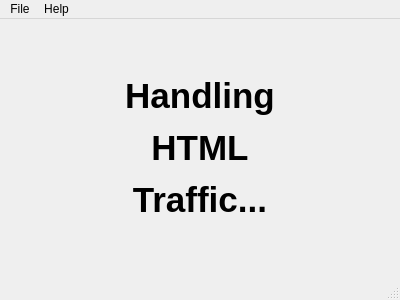
<?xml version="1.0" encoding="UTF-8"?>
<ui version="4.0">
 <class>MainWindow</class>
 <widget class="QMainWindow" name="MainWindow">
  <property name="geometry">
   <rect>
    <x>0</x>
    <y>0</y>
    <width>400</width>
    <height>300</height>
   </rect>
  </property>
  <property name="windowTitle">
   <string>ClamAV HTML</string>
  </property>
  <widget class="QWidget" name="centralWidget">
   <layout class="QHBoxLayout" name="horizontalLayout">
    <item>
     <widget class="QLabel" name="label">
      <property name="text">
       <string>&lt;html&gt;&lt;head/&gt;&lt;body&gt;&lt;p align=&quot;center&quot;&gt;&lt;span style=&quot; font-size:26pt; font-weight:600;&quot;&gt;Handling&lt;/span&gt;&lt;/p&gt;&lt;p align=&quot;center&quot;&gt;&lt;span style=&quot; font-size:26pt; font-weight:600;&quot;&gt;HTML&lt;/span&gt;&lt;/p&gt;&lt;p align=&quot;center&quot;&gt;&lt;span style=&quot; font-size:26pt; font-weight:600;&quot;&gt;Traffic...&lt;/span&gt;&lt;/p&gt;&lt;/body&gt;&lt;/html&gt;</string>
      </property>
     </widget>
    </item>
   </layout>
  </widget>
  <widget class="QMenuBar" name="menuBar">
   <property name="geometry">
    <rect>
     <x>0</x>
     <y>0</y>
     <width>400</width>
     <height>25</height>
    </rect>
   </property>
   <widget class="QMenu" name="menuFile">
    <property name="title">
     <string>File</string>
    </property>
    <addaction name="actionExit"/>
   </widget>
   <widget class="QMenu" name="menuHelp">
    <property name="title">
     <string>Help</string>
    </property>
    <addaction name="actionAbout"/>
   </widget>
   <addaction name="menuFile"/>
   <addaction name="menuHelp"/>
  </widget>
  <widget class="QStatusBar" name="statusBar"/>
  <action name="actionAbout">
   <property name="text">
    <string>About</string>
   </property>
  </action>
  <action name="actionExit">
   <property name="text">
    <string>Exit</string>
   </property>
  </action>
 </widget>
 <layoutdefault spacing="6" margin="11"/>
 <resources/>
 <connections/>
</ui>
